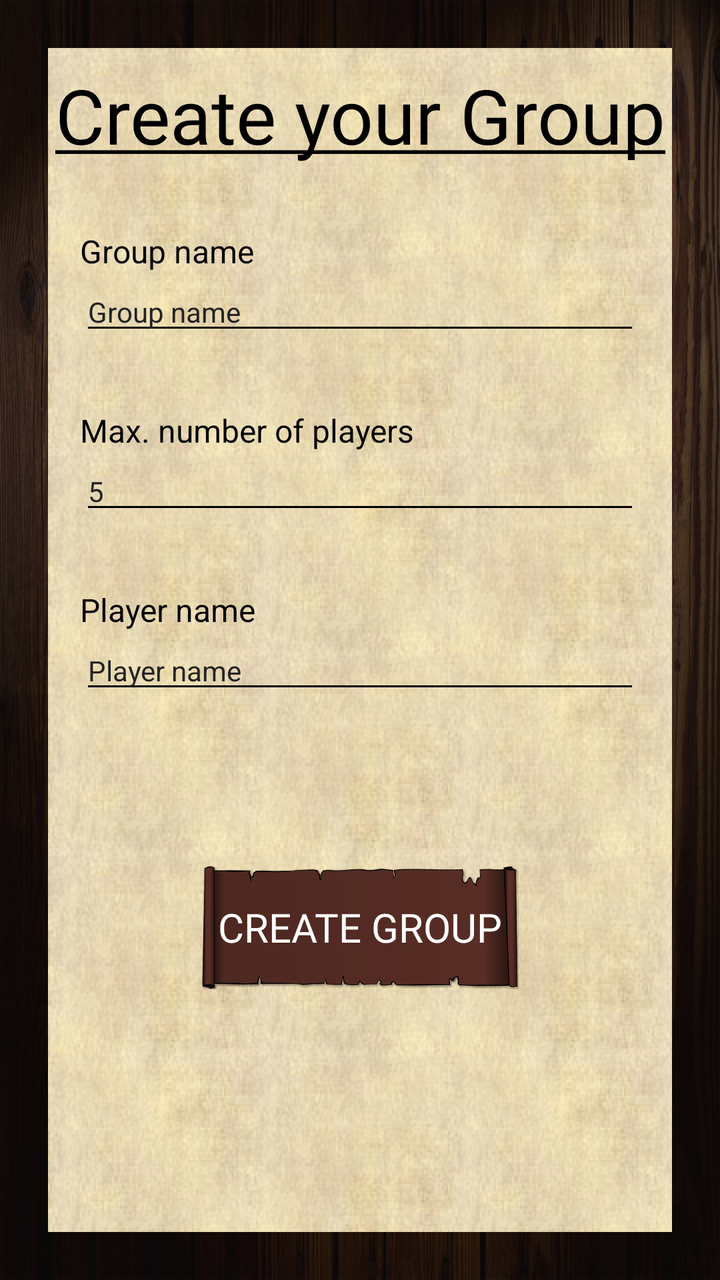
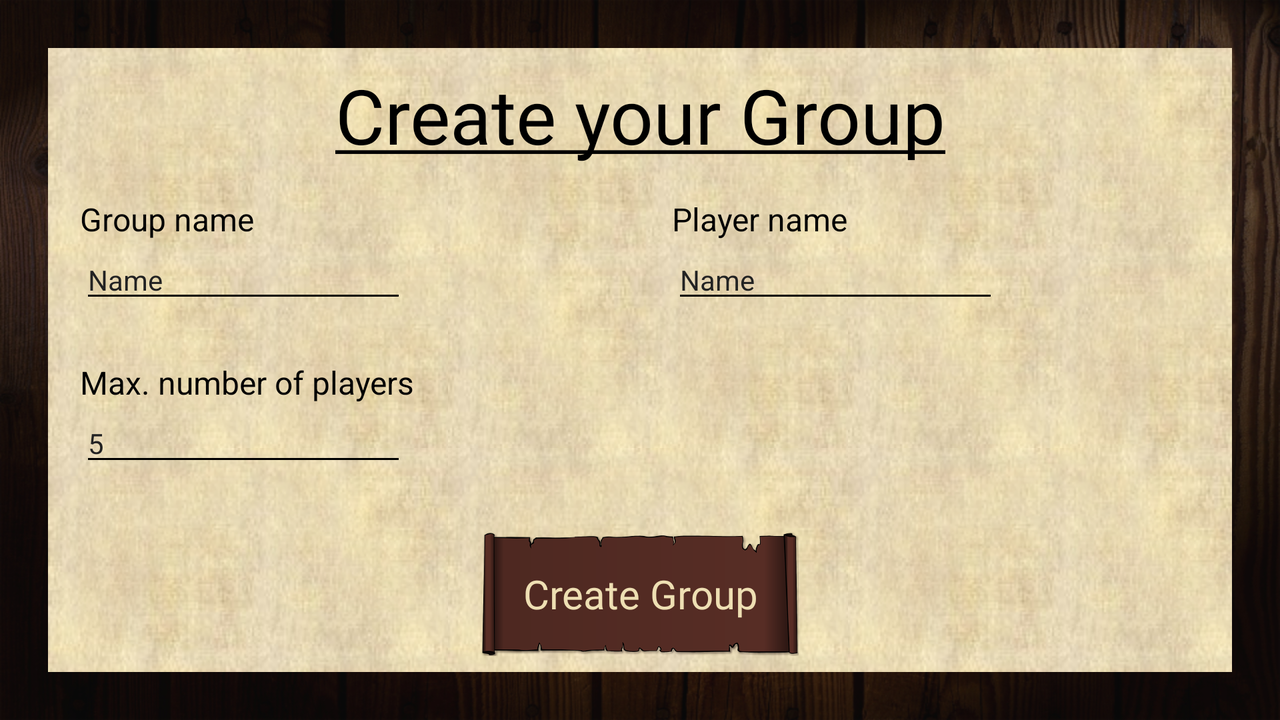

One screen, two layout resources from the same app: the default and the repository's alternative for another configuration. Each is rendered where Android would select it; the XML of both is given below.
<!-- AndroidManifest.xml: application theme AppTheme -->
<!-- res/layout/group_creation.xml -->
<?xml version="1.0" encoding="utf-8"?>
<androidx.constraintlayout.widget.ConstraintLayout xmlns:android="http://schemas.android.com/apk/res/android"
    xmlns:app="http://schemas.android.com/apk/res-auto"
    android:layout_width="match_parent"
    android:layout_height="match_parent"
    android:background="@drawable/wood"
    android:orientation="vertical"
    android:padding="@dimen/screen_padding">

    <ImageView
        android:id="@+id/iv2"
        android:layout_width="0dp"
        android:layout_height="0dp"
        android:scaleType="fitXY"
        app:layout_constraintBottom_toBottomOf="parent"
        app:layout_constraintEnd_toEndOf="parent"
        app:layout_constraintHorizontal_bias="1.0"
        app:layout_constraintStart_toStartOf="parent"
        app:layout_constraintTop_toTopOf="parent"
        app:layout_constraintVertical_bias="0.25"
        app:srcCompat="@drawable/parchment" />

    <TextView
        android:id="@+id/tv_group_name"
        android:layout_width="wrap_content"
        android:layout_height="wrap_content"
        android:layout_marginStart="@dimen/h_padding"
        android:layout_marginTop="32dp"
        android:text="@string/group_name"
        android:textColor="@android:color/black"
        android:textSize="@dimen/medium_text"
        app:layout_constraintStart_toStartOf="parent"
        app:layout_constraintTop_toBottomOf="@+id/tv_create_group" />

    <EditText
        android:id="@+id/et_group_name"
        android:layout_width="0dp"
        android:layout_height="wrap_content"
        android:layout_marginStart="@dimen/h_padding"
        android:layout_marginEnd="@dimen/h_padding"
        android:backgroundTint="@android:color/black"
        android:ems="10"
        android:hint="@string/group_name"
        android:importantForAutofill="no"
        android:inputType="textPersonName"
        android:nextFocusDown="@id/et_num_players"
        android:textColor="@android:color/black"
        android:textColorHint="@color/dark_grey"
        android:textSize="@dimen/small_text"
        app:layout_constraintEnd_toEndOf="parent"
        app:layout_constraintStart_toStartOf="parent"
        app:layout_constraintTop_toBottomOf="@+id/tv_group_name" />

    <TextView
        android:id="@+id/tv_num_players"
        android:layout_width="wrap_content"
        android:layout_height="wrap_content"
        android:layout_marginStart="@dimen/h_padding"
        android:layout_marginTop="32dp"
        android:text="@string/max_num_players"
        android:textColor="@android:color/black"
        android:textSize="@dimen/medium_text"
        app:layout_constraintStart_toStartOf="parent"
        app:layout_constraintTop_toBottomOf="@+id/et_group_name" />

    <EditText
        android:id="@+id/et_num_players"
        android:layout_width="0dp"
        android:layout_height="wrap_content"
        android:layout_marginStart="@dimen/h_padding"
        android:layout_marginEnd="@dimen/h_padding"
        android:backgroundTint="@android:color/black"
        android:ems="10"
        android:hint="@string/five"
        android:importantForAutofill="no"
        android:inputType="number"
        android:nextFocusDown="@id/btn_create_group"
        android:textColor="@android:color/black"
        android:textColorHint="@color/dark_grey"
        android:textSize="@dimen/small_text"
        app:layout_constraintEnd_toEndOf="parent"
        app:layout_constraintStart_toStartOf="parent"
        app:layout_constraintTop_toBottomOf="@+id/tv_num_players" />

    <Button
        android:id="@+id/btn_create_group"
        android:background="@drawable/scroll"
        android:layout_width="wrap_content"
        android:layout_height="wrap_content"
        android:text="@string/create_group"
        android:fontFamily="@font/blackcastlemf"
        android:textSize="@dimen/scroll_button_text"
        app:layout_constraintBottom_toBottomOf="parent"
        app:layout_constraintEnd_toEndOf="parent"
        app:layout_constraintStart_toStartOf="parent"
        app:layout_constraintTop_toBottomOf="@+id/et_player_name"
        app:layout_constraintVertical_bias="0.4" />

    <TextView
        android:id="@+id/tv_player_name"
        android:layout_width="wrap_content"
        android:layout_height="wrap_content"
        android:layout_marginStart="@dimen/h_padding"
        android:layout_marginTop="32dp"
        android:text="@string/player_name"
        android:textColor="@android:color/black"
        android:textSize="@dimen/medium_text"
        app:layout_constraintStart_toStartOf="parent"
        app:layout_constraintTop_toBottomOf="@+id/et_num_players" />

    <EditText
        android:id="@+id/et_player_name"
        android:layout_width="0dp"
        android:layout_height="wrap_content"
        android:layout_marginStart="@dimen/h_padding"
        android:layout_marginEnd="@dimen/h_padding"
        android:backgroundTint="@android:color/black"
        android:ems="10"
        android:hint="@string/player_name"
        android:importantForAutofill="no"
        android:inputType="textPersonName"
        android:textColor="@android:color/black"
        android:textColorHint="@color/dark_grey"
        android:textSize="@dimen/small_text"
        app:layout_constraintEnd_toEndOf="parent"
        app:layout_constraintStart_toStartOf="parent"
        app:layout_constraintTop_toBottomOf="@+id/tv_player_name" />

    <TextView
        android:id="@+id/tv_create_group"
        android:layout_width="wrap_content"
        android:layout_height="wrap_content"
        android:layout_marginTop="@dimen/v_padding"
        android:fontFamily="@font/greatvibes"
        android:text="@string/create_your_group"
        android:textColor="@android:color/black"
        android:textSize="@dimen/title_text"
        app:layout_constraintEnd_toEndOf="parent"
        app:layout_constraintStart_toStartOf="parent"
        app:layout_constraintTop_toTopOf="parent" />

</androidx.constraintlayout.widget.ConstraintLayout>
<!-- resources referenced by this layout -->
<resources>
  <color name="dark_grey">#222222</color>
  <dimen name="h_padding">16dp</dimen>
  <dimen name="medium_text">16sp</dimen>
  <dimen name="screen_padding">24dp</dimen>
  <dimen name="scroll_button_text">20sp</dimen>
  <dimen name="small_text">14sp</dimen>
  <dimen name="title_text">38sp</dimen>
  <dimen name="v_padding">8dp</dimen>
  <!-- drawable parchment (drawable) -->
  <?xml version="1.0" encoding="utf-8"?>
  <bitmap
  xmlns:android="http://schemas.android.com/apk/res/android"
  android:tileMode="repeat"
  android:src="@drawable/parchment_tile"/>
  <!-- drawable scroll: png bitmap (drawable-hdpi, 10690 bytes) -->
  <!-- drawable wood: png bitmap (drawable-hdpi, 573124 bytes) -->
  <string name="create_group">Create Group</string>
  <string name="create_your_group"><u>Create your Group</u></string>
  <string name="five">5</string>
  <string name="group_name">Group name</string>
  <string name="max_num_players">Max. number of players</string>
  <string name="player_name">Player name</string>
  <style name="AppTheme" parent="Theme.AppCompat.NoActionBar">
          
          <item name="colorPrimary">@color/dark_grey</item>
          <item name="colorPrimaryDark">@android:color/darker_gray</item>
          <item name="colorAccent">@color/red</item>
  
          <item name="windowNoTitle">true</item>
          <item name="windowActionBar">false</item>
          <item name="android:windowFullscreen">true</item>
          <item name="android:windowContentOverlay">@null</item>
      </style>
  <!-- drawable parchment_tile: png bitmap (drawable, 66338 bytes) -->
  <color name="red">#c63730</color>
</resources>
<!-- res/layout-land/group_creation.xml (the repository's variant of the layout above) -->
<!-- drawn on the phone turned sideways -->
<?xml version="1.0" encoding="utf-8"?>
<androidx.constraintlayout.widget.ConstraintLayout xmlns:android="http://schemas.android.com/apk/res/android"
    xmlns:app="http://schemas.android.com/apk/res-auto"
    xmlns:tools="http://schemas.android.com/tools"
    android:layout_width="match_parent"
    android:layout_height="match_parent"
    android:background="@drawable/wood"
    android:orientation="vertical"
    android:padding="24dp">

    <ImageView
        android:id="@+id/iv"
        android:layout_width="0dp"
        android:layout_height="0dp"
        android:scaleType="fitXY"
        app:layout_constraintBottom_toBottomOf="parent"
        app:layout_constraintEnd_toEndOf="parent"
        app:layout_constraintHorizontal_bias="1.0"
        app:layout_constraintStart_toStartOf="parent"
        app:layout_constraintTop_toTopOf="parent"
        app:layout_constraintVertical_bias="0.25"
        app:srcCompat="@drawable/parchment" />

    <TextView
        android:id="@+id/tv_create_group"
        android:layout_width="wrap_content"
        android:layout_height="wrap_content"
        android:layout_marginTop="@dimen/v_padding"
        android:fontFamily="@font/greatvibes"
        android:text="@string/create_your_group"
        android:textColor="@android:color/black"
        android:textSize="@dimen/title_text"
        app:layout_constraintEnd_toEndOf="parent"
        app:layout_constraintStart_toStartOf="parent"
        app:layout_constraintTop_toTopOf="parent" />

    <TextView
        android:id="@+id/tv_group_name"
        android:layout_width="wrap_content"
        android:layout_height="wrap_content"
        android:layout_marginStart="@dimen/h_padding"
        android:layout_marginTop="16dp"
        android:text="@string/group_name"
        android:textColor="@android:color/black"
        android:textSize="@dimen/medium_text"
        app:layout_constraintStart_toStartOf="parent"
        app:layout_constraintTop_toBottomOf="@+id/tv_create_group" />

    <EditText
        android:id="@+id/et_group_name"
        android:layout_width="wrap_content"
        android:layout_height="wrap_content"
        android:layout_marginStart="@dimen/h_padding"
        android:backgroundTint="@android:color/black"
        android:ems="10"
        android:hint="@string/name"
        android:importantForAutofill="no"
        android:inputType="textPersonName"
        android:nextFocusDown="@id/et_num_players"
        android:textColor="@android:color/black"
        android:textColorHint="@color/dark_grey"
        android:textSize="@dimen/small_text"
        app:layout_constraintStart_toStartOf="parent"
        app:layout_constraintTop_toBottomOf="@+id/tv_group_name" />

    <TextView
        android:id="@+id/tv_num_players"
        android:layout_width="wrap_content"
        android:layout_height="wrap_content"
        android:layout_marginStart="@dimen/h_padding"
        android:layout_marginTop="24dp"
        android:text="@string/max_num_players"
        android:textColor="@android:color/black"
        android:textSize="@dimen/medium_text"
        app:layout_constraintStart_toStartOf="parent"
        app:layout_constraintTop_toBottomOf="@+id/et_group_name" />

    <EditText
        android:id="@+id/et_num_players"
        android:layout_width="wrap_content"
        android:layout_height="wrap_content"
        android:layout_marginStart="@dimen/h_padding"
        android:backgroundTint="@android:color/black"
        android:ems="10"
        android:hint="@string/five"
        android:importantForAutofill="no"
        android:inputType="number"
        android:nextFocusDown="@id/btn_create_group"
        android:textColor="@android:color/black"
        android:textColorHint="@color/dark_grey"
        android:textSize="@dimen/small_text"
        app:layout_constraintStart_toStartOf="parent"
        app:layout_constraintTop_toBottomOf="@+id/tv_num_players" />

    <Button
        android:id="@+id/btn_create_group"
        android:layout_width="wrap_content"
        android:layout_height="wrap_content"
        android:layout_marginBottom="@dimen/v_padding"
        android:background="@drawable/scroll"
        android:fontFamily="@font/blackcastlemf"
        android:text="@string/create_group"
        android:textAllCaps="false"
        android:textColor="@color/cream"
        android:textSize="@dimen/scroll_button_text"
        app:layout_constraintBottom_toBottomOf="parent"
        app:layout_constraintEnd_toStartOf="@+id/guideline5"
        app:layout_constraintStart_toStartOf="@+id/guideline5" />

    <TextView
        android:id="@+id/tv_player_name"
        android:layout_width="wrap_content"
        android:layout_height="wrap_content"
        android:layout_marginStart="@dimen/h_padding"
        android:layout_marginTop="16dp"
        android:text="@string/player_name"
        android:textColor="@android:color/black"
        android:textSize="@dimen/medium_text"
        app:layout_constraintStart_toStartOf="@+id/guideline5"
        app:layout_constraintTop_toBottomOf="@+id/tv_create_group" />

    <EditText
        android:id="@+id/et_player_name"
        android:layout_width="wrap_content"
        android:layout_height="wrap_content"
        android:layout_marginStart="@dimen/h_padding"
        android:backgroundTint="@android:color/black"
        android:ems="10"
        android:hint="@string/name"
        android:imeOptions="actionDone"
        android:importantForAutofill="no"
        android:inputType="textPersonName"
        android:nextFocusRight="@id/btn_create_group"
        android:nextFocusDown="@id/btn_create_group"
        android:nextFocusForward="@id/btn_create_group"
        android:textColor="@android:color/black"
        android:textColorHint="@color/dark_grey"
        android:textSize="@dimen/small_text"
        app:layout_constraintStart_toStartOf="@+id/guideline5"
        app:layout_constraintTop_toBottomOf="@+id/tv_player_name" />

    <androidx.constraintlayout.widget.Guideline
        android:id="@+id/guideline5"
        android:layout_width="wrap_content"
        android:layout_height="wrap_content"
        android:orientation="vertical"
        app:layout_constraintGuide_begin="20dp"
        app:layout_constraintGuide_percent="0.5" />
</androidx.constraintlayout.widget.ConstraintLayout>
<!-- resources referenced by the variant -->
<!-- as the phone turned sideways resolves them -->
<resources>
  <color name="cream">#EEDFB3</color>
  <color name="dark_grey">#222222</color>
  <dimen name="h_padding">16dp</dimen>
  <dimen name="medium_text">16sp</dimen>
  <dimen name="scroll_button_text">20sp</dimen>
  <dimen name="small_text">14sp</dimen>
  <dimen name="title_text">38sp</dimen>
  <dimen name="v_padding">8dp</dimen>
  <!-- drawable parchment (drawable) -->
  <?xml version="1.0" encoding="utf-8"?>
  <bitmap
  xmlns:android="http://schemas.android.com/apk/res/android"
  android:tileMode="repeat"
  android:src="@drawable/parchment_tile"/>
  <!-- drawable scroll: png bitmap (drawable-hdpi, 10690 bytes) -->
  <!-- drawable wood: png bitmap (drawable-hdpi, 573124 bytes) -->
  <string name="create_group">Create Group</string>
  <string name="create_your_group"><u>Create your Group</u></string>
  <string name="five">5</string>
  <string name="group_name">Group name</string>
  <string name="max_num_players">Max. number of players</string>
  <string name="name">Name</string>
  <string name="player_name">Player name</string>
  <style name="AppTheme" parent="Theme.AppCompat.NoActionBar">
          
          <item name="colorPrimary">@color/dark_grey</item>
          <item name="colorPrimaryDark">@android:color/darker_gray</item>
          <item name="colorAccent">@color/red</item>
  
          <item name="windowNoTitle">true</item>
          <item name="windowActionBar">false</item>
          <item name="android:windowFullscreen">true</item>
          <item name="android:windowContentOverlay">@null</item>
      </style>
  <!-- drawable parchment_tile: png bitmap (drawable, 66338 bytes) -->
  <color name="red">#c63730</color>
</resources>
